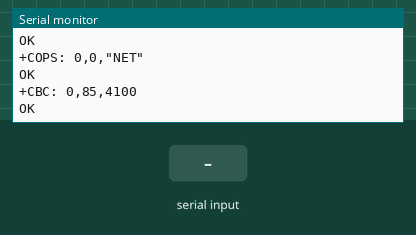
Bench run of a sketch on a simulated Arduino Uno, built with avr-gcc and run on an emulated ATmega328P. Shown: the last lines printed to the serial monitor. The test bench sets the inputs (shaded band). The modem accepts every AT command (registered, SIM ready, sends succeed) and sends nothing else.

Above: at 6.7 s.
6.8 s: "1" received over the second serial link
At 8.2 s:
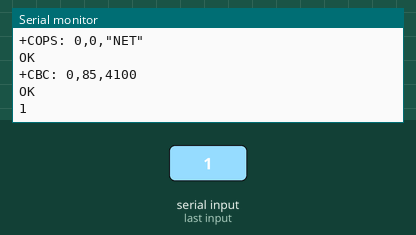
8.5 s: "0" received over the second serial link
At 9.3 s:
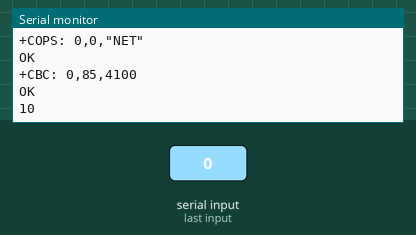

The sketch:

TestingAtCommands.ino
```cpp
// (licence header left out)
#include <SoftwareSerial.h>

SoftwareSerial SIM900(7,8); // SIM900

void setup()
{
  SIM900.begin(9600);
  Serial.begin(9600);
  delay(500);
  updateSerial();

  Serial.println(" ");
  Serial.println("Инициализация и ожидание 1 сек...");
  delay(1000);

  // AT – Это самая простая команда AT. Она также инициализирует автоматическую
  // передачу данных в бодах. Если это сработает, вы увидите эхо-сигнал символов AT,
  // а затем OK, сообщающий вам, что все в порядке и SIM900 правильно вас понимает!
  SIM900.println("AT"); // Handshaking with SIM900
  updateSerial();

  // AT+CSQ – Проверить "уровень сигнала" – первое значение это уровень сигнала в дБ, он должен быть
  // выше 5. Чем выше, тем лучше. Конечно, это зависит от вашей антенны и местоположения!
  SIM900.println("AT+CSQ"); // Signal quality test, value range is 0-31 , 31 is the best
  updateSerial();

  // AT+CCID – Получить номер SIM–карты - это проверка того, что SIM-карта найдена нормально,
  // и вы можете проверить, какой номер присвоен карте.
  SIM900.println("AT+CCID"); // Read SIM information to confirm whether the SIM is plugged
  updateSerial();

  // AT+CREG? Проверить, зарегистрированы ли вы в сети. Второе число должно быть 1 или 5.
  // 1 означает, что вы зарегистрированы в домашней сети, а 5 - в роуминговой сети.
  // Кроме этих двух цифр, вы не зарегистрированы ни в какой сети.
  SIM900.println("AT+CREG?"); // Check whether it has registered in the network
  updateSerial();

  // ATI – Получить название платы и её редакцию
  SIM900.println("ATI");
  updateSerial();

  // AT+COPS? – Убедится, что вы подключены к сети и получить информацию об операторе
  SIM900.println("AT+COPS?");
  updateSerial();

  // AT+CBC – Получить состояние батареи lipo. Вторая цифра - это % заполнения
  // (в данном случае это 93%), а третья цифра - фактическое напряжение в мВ
  // (в данном случае 4,103 В).
  SIM900.println("AT+CBC");
  updateSerial();

  // AT+COPS=? - Получить список операторов, присутствующих в сети (получение списка делается не быстро. Нужно подождать)
  // SIM900.println("AT+COPS=?");
  // updateSerial();
}

void loop()
{
  updateSerial();
}

void updateSerial()
{
  delay(500);
  while (Serial.available())
  {
    SIM900.write(Serial.read()); // Forward what Serial received to Software Serial Port
  }
  while (SIM900.available())
  {
    Serial.write(SIM900.read()); // Forward what Software Serial received to Serial Port
  }
}

// Arduino C/C++ ************************************ TestingAtCommands.ino ***
```

Measured:
- after the input at 6.8 s, the serial monitor: prints a new line after 0.26 s (image 1)
- after the input at 8.5 s, the serial monitor: prints a new line after 0.06 s (image 2)
